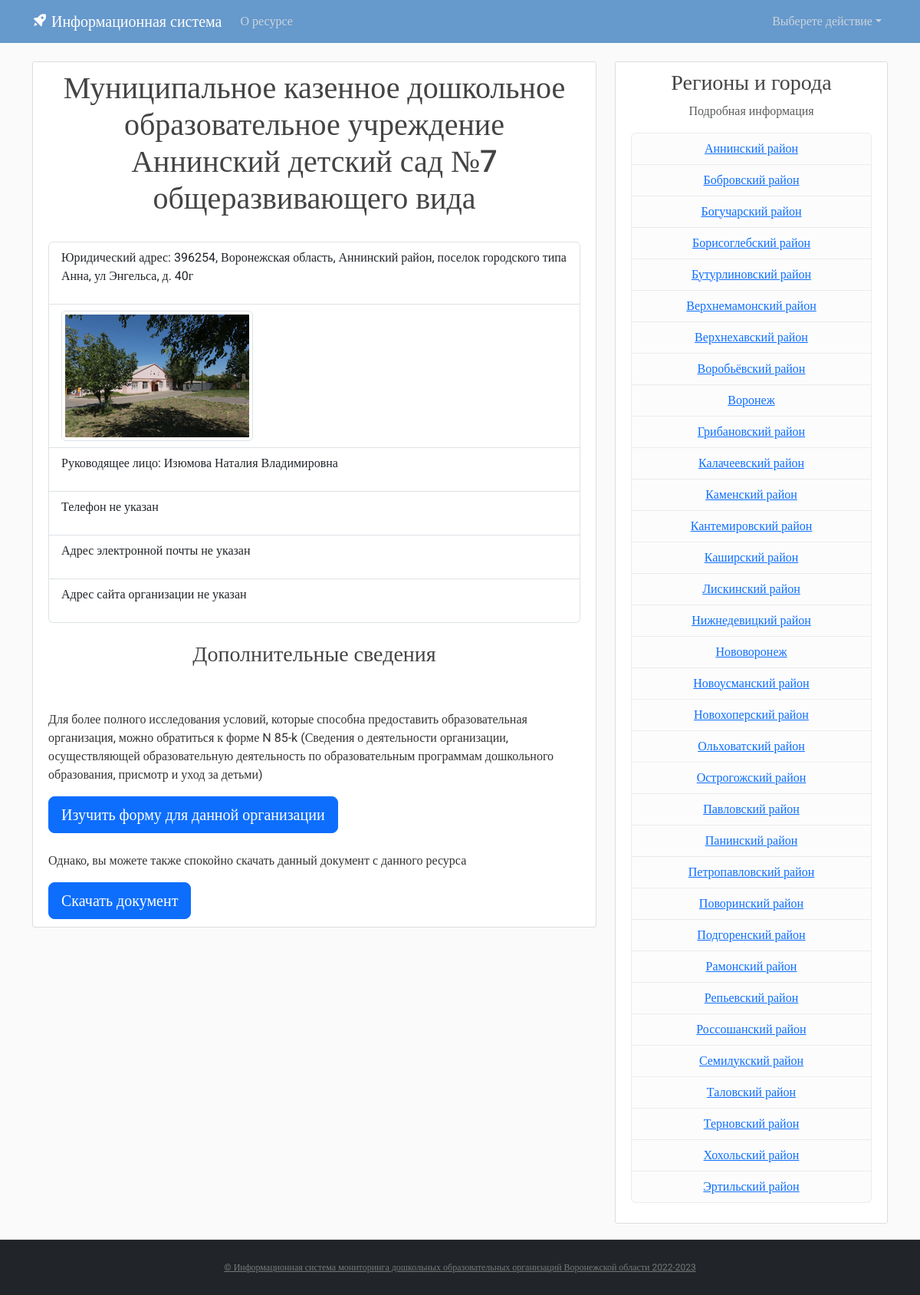
The page /buildinfo/1/ on the database its author committed.
### myapp/models.py (models this page shows, shortened)
class Builds(models.Model):
    id_reg = models.ForeignKey(Regions, on_delete=models.CASCADE, verbose_name='Регион')
    name = models.TextField(max_length=300, verbose_name='Наименование оганизации')
    adres = models.TextField(max_length=300, blank=True, verbose_name='Юридический адрес')
    logo = models.ImageField(blank=True, verbose_name='Логотип', upload_to='images/')
    FIO = models.CharField(max_length=300, blank=True, verbose_name='ФИО руководителя')
    telephone = models.CharField(max_length=300, blank=True, null=True, verbose_name='Телефон')
    email = models.CharField(max_length=300, blank=True, null=True, verbose_name='Адрес электронной почты')
    site = models.CharField(max_length=300, blank=True, null=True, verbose_name='Адрес сайта организации')
    workers = models.IntegerField(blank=True, null=True, verbose_name='Количество педогогических работников')
    students = models.IntegerField(blank=True, null=True, verbose_name='Количество учеников')
    link = models.FileField(upload_to='docs/', verbose_name='Документ', default='docs/default/template.xlsx')
    class Meta:
        verbose_name_plural = 'Организации Воронежской области'
        verbose_name = 'Организацию'

### myapp/views.py (the view)
# urls.py: path('buildinfo/<int:id>/', views.buildinfo, name='buildinfo'),
def buildinfo(request, id):
    build = Builds.objects.get(id=id)
    context = {'build': build}
    return render(request, 'blog/buildinfo.html', context)

### myapp/templates/blog/buildinfo.html
{% extends "blog/base.html" %}
{% load static %}
{% block content %}
<article class="media content-section">
    <div class="media-body">
        <h1 align="center">{{build.name }}</h1><br>
            <ul class="list-group">
                {% if build.adres == ''  %}
                    <li class="list-group-item "> <p>Юридический адрес не указан</p></li>
                {% else %}
                    <li class="list-group-item "> <p>Юридический адрес: {{build.adres }}</p></li>
                {% endif %}
                {% if build.logo == ''  %}
                <p>{{build.logo}}</p>
                    <li class="list-group-item "><img src="/images/not_img.png" alt="img_error" class="img-thumbnail"></li>
                {% else %}
                    <li class="list-group-item "><img src="{{ build.logo.url}}" alt="img_error" class="img-thumbnail"></li>
                {% endif %}
                {% if build.FIO == ''  %}
                    <li class="list-group-item "> <p>Руководящее лицо не указано</p></li>
                {% else %}
                    <li class="list-group-item "> <p>Руководящее лицо: {{build.FIO }}</p></li>
                {% endif %}
                {% if build.telephone is None %}
                     <li class="list-group-item "> <p>Телефон не указан</p></li>
                {% else %}
                    <li class="list-group-item "> <p>Телефон: {{build.telephone}}</p></li>
                {% endif %}
                {% if build.email is None %}
                     <li class="list-group-item "> <p>Адрес электронной почты не указан</p></li>
                {% else %}
                    <li class="list-group-item "> <p>Адрес электронной почты: {{build.email}}</p></li>
                {% endif %}
                {% if build.site is None %}
                     <li class="list-group-item "> <p>Адрес сайта организации не указан</p></li>
                {% else %}
                    <li class="list-group-item "> <p>Адрес сайта организации: {{build.site}}</p></li>
                {% endif %}
            </ul>
        <div>
            <br>
            <h3 align="center">Дополнительные сведения</h3><br><br>
            <p>Для более полного исследования условий, которые способна предоставить образовательная организация, можно обратиться к форме N 85-k (Сведения о деятельности организации, осуществляющей образовательную деятельность по образовательным программам дошкольного образования, присмотр и уход за детьми)</p>
            {% if build.link == 'docs/default/template.xlsx'%}
            <a class="btn btn-primary btn-lg disabled" role="button" aria-disabled="true">Организация пока не подала данные</a> <br><br>
            <p>Однако, вы можете также спокойно скачать данный документ с данного ресурса</p>
             <a class="btn btn-primary  btn-lg disabled" role="button" aria-disabled="true">Скачать документ</a>
            {% else %}
            <a href="{% url 'VR' build.id 1 %}" class="btn btn-primary btn-lg" role="button" aria-disabled="false">Изучить форму для данной организации</a><br><br>
            <p>Однако, вы можете также спокойно скачать данный документ с данного ресурса</p>
            <a href="{{ build.link.url  }}" class="btn btn-primary btn-lg" role="button" aria-disabled="false">Скачать документ</a>
            {% endif %}
        </div>
    </div>
</article>
{% endblock content %}

### myapp/static/blog/main.css (style rules this page uses)
body, html { width:100%; height:100% }
body { margin:0; padding:0; background: #fafafa; color: #333333; margin-top: 5rem; font-family:Roboto; }
h1, h2, h3, h4, h5, h6 { color: #444444; }
ul { margin: 0; }
.content-section { background: #ffffff; padding: 10px 20px; border: 1px solid #dddddd; border-radius: 3px; margin-bottom: 20px; }

### rows shown on the page
Builds: name "Муниципальное казенное дошкольное образовательное учреждение Аннинский детский сад №7 общеразвивающего вида", adres "396254, Воронежская область, Аннинский район, поселок городского типа Анна, ул Энгельса, д. 40г", logo (picture), FIO "Изюмова Наталия Владимировна"
